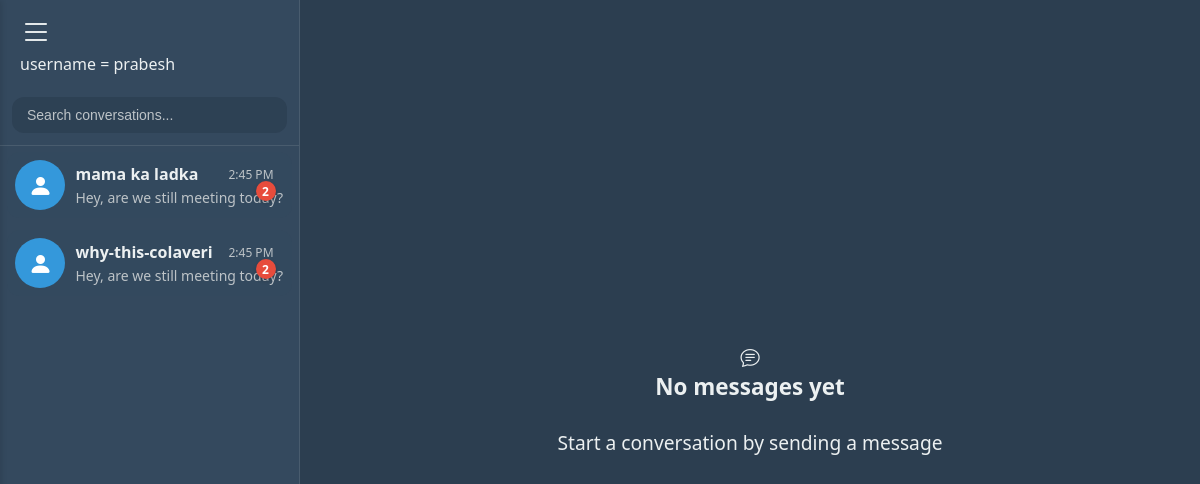
The app's page /group/ (signed in), older data.
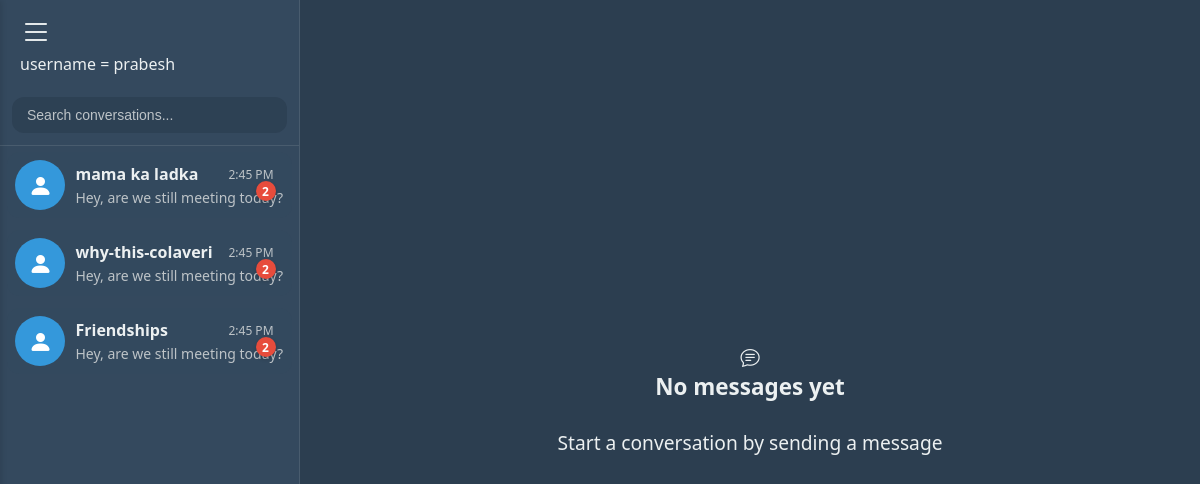
The same page, newer data.
### chat/models.py (models this page shows, shortened)
class Group(models.Model):
    name = models.CharField(max_length=64)
    group_id = models.CharField(max_length=6,default=None,null=True,blank=True)
    members = models.ManyToManyField(CustomUser,related_name='all_groups')
    group_code = models.CharField(max_length=128)
    created_at = models.DateTimeField(auto_now_add=True)

### chat/views.py (the view, shortened to what this page needs)
# urls.py: path('group/',group_chat,name='group_chat'),
@login_required
def group_chat(request):
    my_groups = request.user.all_groups.all()
    group_id = request.GET.get('id')
    chats = group_code = group = None
    return render(request,'groupchat.html',{
        'my_groups':my_groups,
        'group':group,
        'room_code':group_code,
        'chat_type':'group_chat',
    })

### chat/models.py (called while the page is built)
    def __str__(self):
        return self.username

### chat/templates/groupchat.html (shortened to what this page needs)
{% extends 'basechat.html' %}
{% block friendorgroup %}
    {% for groups in my_groups %}
    <div class="chat-card {% if groups == group %}active{% endif %}" data-slug="{{ groups.id }}">
        <div class="chat-image flex"><i class="bi bi-person-fill"></i></div>
        <div class="chat-card-right">
            <div class="chat-card-right-top">
                <div class="chat-name">{{ groups.name }}</div>
                <div class="chat-time">2:45 PM</div>
            </div>
            <div class="chat-last-message">Hey, are we still meeting today?</div>
            <div class="chat-card unread">2</div>
        </div>
    </div>
    {% empty %}
    <div>No Groups. Try adding some.</div>
    {% endfor %}
{% endblock %}

Row changes from the older to the newer data that the page shows:
added Group: name "Friendships"
